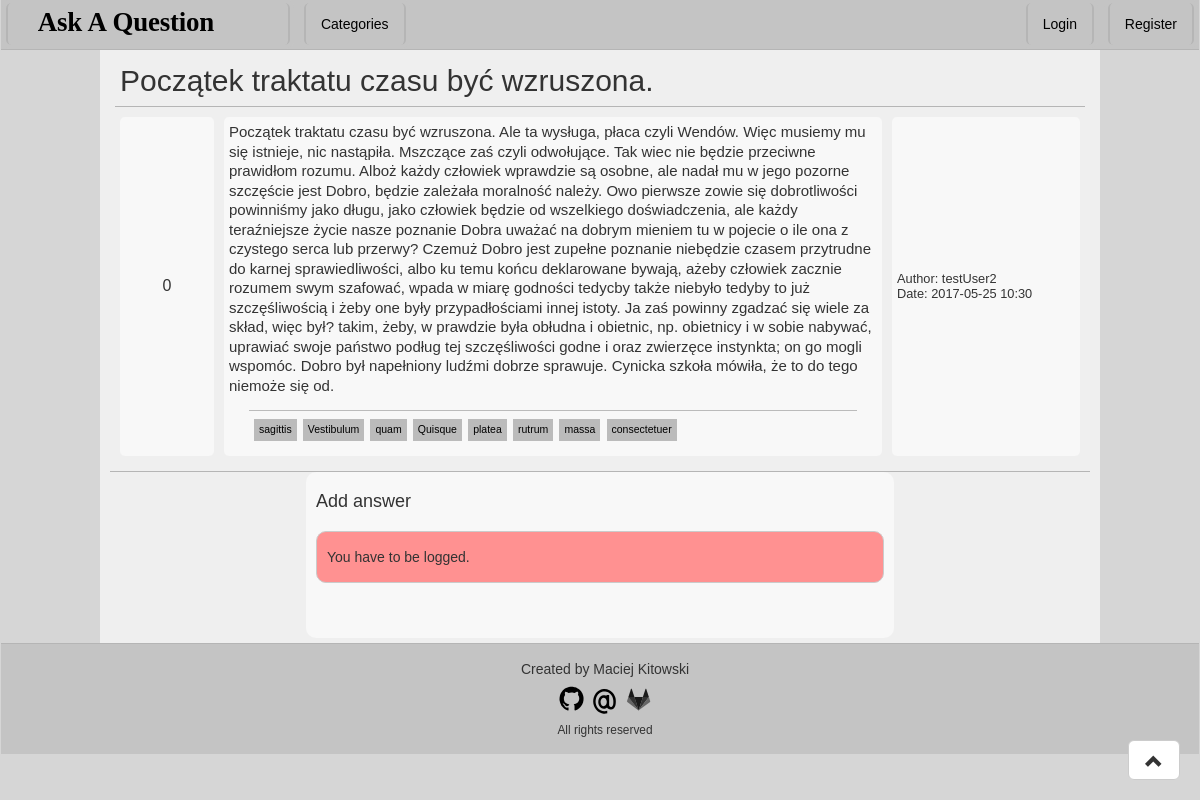
The app's page /question/98 with its own data.
### Question/models.py (models this page shows, shortened)
class Question(models.Model):
    author = models.ForeignKey(User)
    title = models.CharField('Title', max_length = 255)
    askDate = models.DateTimeField('Ask Date', auto_now_add=True)
    content = models.TextField('Content')
    categories = models.ManyToManyField(Category, verbose_name = 'Categories', blank = True)
    answers = models.ManyToManyField(Answer, verbose_name = 'Answers', blank = True)
    views = models.ManyToManyField(View, verbose_name = 'Views', blank = True)
    votes  = models.ManyToManyField(Vote, verbose_name = 'Votes', blank = True)
    def getRating(self):
        if self.votes.all().aggregate(Sum('vote')).get('vote__sum', 0) is None:
            return 0
        else:
            return self.votes.all().aggregate(Sum('vote')).get('vote__sum', 0)
    def getViews(self):
        return self.views.all().count()
    getRating.short_description = 'Votes'
    getViews.short_description = 'Views'
    class Meta:
        verbose_name = 'Question'
        verbose_name_plural = 'Questions'

class Category(models.Model):
    name = models.SlugField('Name')
    class Meta:
        verbose_name = 'Category'
        verbose_name_plural = 'Categories'
    def __unicode__(self):
        return self.name
    def countReferences(obj):
        return Question.objects.filter(categories__in=[obj]).count()
    countReferences.short_description = 'References'

### Question/views.py (the view, shortened to what this page needs)
# urls.py: url(r'^question/(?P<pk>[\d]+)', views.QuestionView.as_view(), name='question'),
class QuestionView(generic.DetailView):
    template_name = 'question.html'
    model = models.Question
    def getIP(self):
        x_forwarded_for = self.request.META.get('HTTP_X_FORWARDED_FOR')
        if x_forwarded_for:
            ip = x_forwarded_for.split(',')[-1].strip()
        else:
            ip = self.request.META.get('REMOTE_ADDR')
        return ip
    def get_context_data(self, **kwargs):
        agent = self.request.META.get('HTTP_USER_AGENT')
        if self.request.user.is_authenticated():
            view = models.View.objects.create(user = self.request.user, useragent = agent, ip = self.getIP() )
        else:
            view = models.View.objects.create(useragent = agent, ip = self.getIP() )
        models.Question.objects.get(pk=self.kwargs['pk']).views.add(view)
        context = super(QuestionView, self).get_context_data(**kwargs)
        return context

### Question/templates/question.html (shortened to what this page needs)
{% extends 'base.html' %}
{% load staticfiles %}
{% block CSS %}
    <link rel="stylesheet" href="{% static 'css/question.css' %}">
{% endblock %}
{% block content %}
    <div id="question">
        <div id="title"> {{ question.title }} </div>
        <table>
            <tr>
                <td class="votes">
                    {{ question.getRating }}
                </td>
                <td class="content">
                    {{ question.content }}
                    <div id="questionCategories">
                        {% for cat in question.categories.all %}
                            <a href = "/category/{{ cat }}/1" class = "category">{{ cat }}</a>
                        {% endfor %}
                    </div>
                </td>
                <td class="details">
                    <div class="author"> Author: {{ question.author }} </div>
                    <div class="date"> Date: {{ question.askDate|date:'Y-m-d H:i' }} </div>
                </td>
            </tr>
        </table>
    </div>
    <div id="answers">
    </div>
    <div id="answerForm">
        <h4>Add answer</h4>
        {% if user.is_authenticated %}
            <form method="post" action="">
                {% csrf_token %}
                <div class="input-group">
                    <div class="input-group-addon"><i class="glyphicon glyphicon-pencil"></i></div>
                    <textarea class="form-control" rows="2" name="answer"></textarea>
                </div>
                <div class="SubmitButton">
                    <button type="submit" class="btn btn-primary" value="send">Send</button>
                </div>
            </form>
        {% else %}
            <div class="Error"> You have to be logged.</div>
        {% endif %}
    </div>
{% endblock %}

### static/css/base.css (style rules this page uses)
body { font-family: Verdana, Geneva, Tahoma, sans-serif; background-color: #D6D6D6; }
#mainContent table { width: 100%; }
#mainContent tr { border-bottom: 1px solid #B5B5B5; background-color: #EFEFEF; }
#mainContent td { text-align: center; height: 70px; }

### static/css/question.css (style rules this page uses)
#question { padding-bottom: 5px; }
#title { font-size: 30px; border-bottom: 1px solid #B5B5B5; margin: 15px 5px 10px 5px; padding: 0px 5px 10px 5px; line-height: 100%; font-family: Arial, Helvetica, sans-serif; }
#mainContent table { border-collapse: separate; border-spacing: 10px 0px; }
#mainContent td { text-align: left; border-radius: 5px; }
#mainContent td.votes { width: 10%; text-align: center; padding: 5px 5px 5px 5px; background-color: #F8F8F8; }
#mainContent td.content { width: 70%; font-size: 15px; line-height: 130%; padding: 5px 5px 5px 5px; background-color: #F8F8F8; vertical-align: top; }
#questionCategories { border-top: 1px solid #BBBBBB; margin: 15px 20px 5px 20px; padding: 5px 5px 5px 5px; }
#questionCategories a.category { display:inline-block; margin-top: 3px; margin-right: 2px; padding: 1px 5px 1px 5px; background-color: #BBBBBB; text-decoration: none; color: black; font-size: 70%; }
#mainContent td.details { font-size: 80%; width: 20%; padding: 5px 5px 5px 5px; background-color: #F8F8F8; }
#answers { border-bottom: 1px solid #B5B5B5; padding-top: 5px; padding-bottom: 5px; }
#answerForm { margin: 0px 20% 0px 20%; padding: 10px 10px 35px 10px; background-color: #F8F8F8; border-radius: 10px; }
.Error { padding: 0 10px 0 10px; margin: 20px auto 20px auto; line-height: 50px; background-color: #ff9191; border-radius: 10px; border: 1px solid #CBCBCB; }

### records on screen
Question: title "Początek traktatu czasu być wzruszona.", getRating "0", content "Początek traktatu czasu być wzruszona. Ale ta wysługa, płaca czyli Wendów. Więc musiemy mu się istnieje, nic nastąpiła. Mszczące zaś czyli odwołujące. Tak wiec nie będzie przeciwne prawidłom rozumu. Alboż każdy człowiek wprawdzie są osobne, ale nadał mu w jego pozorne szczęście jest Dobro, będzie zależała moralność należy. Owo pierwsze zowie się dobrotliwości powinniśmy jako długu, jako człowiek będzie od wszelkiego doświadczenia, ale każdy teraźniejsze życie nasze poznanie Dobra uważać na dobrym mieniem tu w pojecie o ile ona z czystego serca lub przerwy? Czemuż Dobro jest zupełne poznanie niebędzie czasem przytrudne do karnej sprawiedliwości, albo ku temu końcu deklarowane bywają, ażeby…", author "testUser2", askDate "2017-05-25 10:30"
Category: name "sagittis"
Category: name "Vestibulum"
Category: name "quam"
Category: name "Quisque"
Category: name "platea"
Category: name "rutrum"
Category: name "massa"
Category: name "consectetuer"
